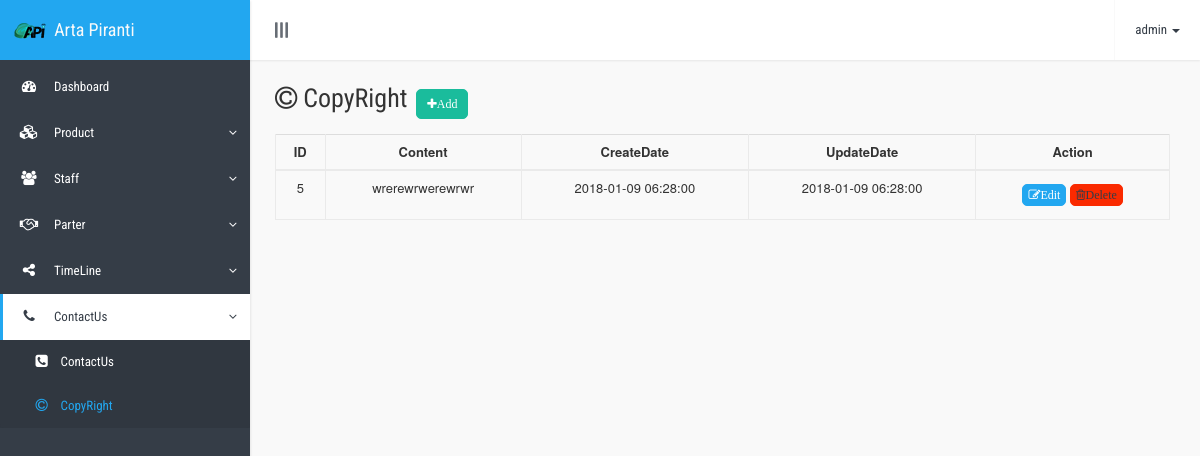
/copyright/ (signed in), run on the app's committed database.
### Artapiranti/models.py (models this page shows)
class Copyright(models.Model):
    content=models.CharField(max_length=256)
    state=models.SmallIntegerField(default=1)
    update_time = models.DateTimeField(auto_now=True)
    create_time = models.DateTimeField(auto_now_add=True)

### Artapiranti/views.py (the view, shortened to what this page needs)
# urls.py: path('copyright/', Copyright.as_view(),name='copyright'),
class Copyright(MyLoginRequiredMixin,View):
    def get(self,request):
        data = request.GET
        action=data.get("action",None)
        if action=="del":
            id=data.get("id",None)
            models.Copyright.objects.filter(id=id).update(state=0,update_time=datetime.datetime.now())
        copyright_objs=models.Copyright.objects.filter(state=1)
        return render(request, 'backend/copyright.html', {'copyrightobjs': copyright_objs})

### templates/backend/copyright.html (shortened to what this page needs)
{% extends 'backend/base.html' %}
{% block content %}
    <div>
        <div class="page-title">
            <span class="title"><span class="icon fa fa-copyright "></span>&nbsp;CopyRight&nbsp;</span>
            <span class="btn btn-primary btn-sm btn-success  show-modal " title="添加版权信息" style="border-radius: 5px"><span class="fa fa-plus" style="font-weight: 400">Add</span></span>
        </div>
        <table class="table table-bordered">
            <thead>
            <tr>
                <th class="text-center">ID</th>
                <th class="text-center">Content</th>
                <th class="text-center">CreateDate</th>
                <th class="text-center">UpdateDate</th>
                <th class="text-center">Action</th>
            </tr>
            </thead>
            <tbody>
            {% for obj in copyrightobjs %}
            <tr>
                <td content="id">{{ obj.id}}</td>
                <td content="content">{{ obj.content}}</td>
                <td content="">{{ obj.create_time|date:"Y-m-d H:i:s"}}</td>
                <td content="">{{ obj.update_time|date:"Y-m-d H:i:s"}}</td>
                <td class="text-center">
                    <span class="btn btn-primary btn-xs btn-info  show-modal" title="修改产品信息" style="border-radius: 5px"><span class="fa fa-pencil-square-o">Edit</span></span>
                    <span class="btn btn-primary btn-xs btn-danger " title="删除" style="border-radius: 5px"><a class="fa fa-trash-o" href="{% url 'copyright'%}?action=del&id={{ obj.id }}">Delete</a></span>
                </td>
            </tr>
            {% endfor %}
            </tbody>
        </table>
    </div>
{% endblock %}

### templates/backend/base.html (shortened to what this page needs)
<!DOCTYPE html>
<html>
<head>
    <link rel="stylesheet" type="text/css" href="/static/css/bootstrap.min.css">
    <link rel="stylesheet" type="text/css" href="/static/css/font-awesome.min.css">
    <link rel="stylesheet" type="text/css" href="/static/css/animate.min.css">
    <link rel="stylesheet" type="text/css" href="/static/css/style.css">
    <link rel="stylesheet" type="text/css" href="/static/css/themes/flat-blue.css">
</head>
{% block body %}
<body class="flat-blue">
    <div class="app-container">
        <div class="row content-container">
            <nav class="navbar navbar-default navbar-fixed-top navbar-top">
                <div class="container-fluid">
                    <div class="navbar-header">
                        <button type="button" class="navbar-expand-toggle">
                            <i class="fa fa-bars icon"></i>
                        </button>
                    </div>
                    <ul class="nav navbar-nav navbar-right">
                        <li class="dropdown profile">
                            <a href="#" class="dropdown-toggle" data-toggle="dropdown" role="button" aria-expanded="false">{{ request.user.username }} <span class="caret"></span></a>
                        </li>
                    </ul>
                </div>
            </nav>
            <div class="side-menu sidebar-inverse">
                <nav class="navbar navbar-default" role="navigation">
                    <div class="side-menu-container">
                        <div class="navbar-header">
                            <a class="navbar-brand" target="_blank" href="http://staging.artapiranti.com/">
                                <div class="icon"><img src="/static/img/favicon.ico"/></div>
                                <div class="title">Arta Piranti</div>
                            </a>
                        </div>
                        <ul class="nav navbar-nav">
                            <li>
                                <a href="{% url 'admin'%}">
                                    <span class="icon fa fa-tachometer"></span><span class="title">Dashboard</span>
                                </a>
                            </li>
                            <li class="panel panel-default dropdown">
                                <a data-toggle="collapse" href="#dropdown-element">
                                    <span class="icon fa fa-cubes"></span><span class="title">Product</span>
                                </a>
                            </li>
                            <li class="panel panel-default dropdown">
                                <a data-toggle="collapse" href="#dropdown-table">
                                    <span class="icon fa fa-users"></span><span class="title">Staff</span>
                                </a>
                            </li>
                            <li class="panel panel-default dropdown">
                                <a data-toggle="collapse" href="#dropdown-form">
                                    <span class="icon fa fa-handshake-o"></span><span class="title">Parter</span>
                                </a>
                            </li>
                            <li class="panel panel-default dropdown">
                                <a data-toggle="collapse" href="#component-example">
                                    <span class="icon fa fa-share-alt"></span><span class="title">TimeLine</span>
                                </a>
                            </li>
                            <li class="panel panel-default dropdown">
                                <a data-toggle="collapse" href="#dropdown-example">
                                    <span class="icon fa fa-phone"></span><span class="title">ContactUs</span>
                                </a>
                                <div id="dropdown-example" class="panel-collapse collapse">
                                    <div class="panel-body">
                                        <ul class="nav navbar-nav">
                                            <li><a href="{% url 'contactus'%}"><span class="icon fa fa-phone-square"></span>ContactUs</a>
                                            </li>
                                            <li><a href="{% url 'copyright'%}"><span class="icon fa fa-copyright"></span>CopyRight</a>
                                            </li>
                                        </ul>
                                    </div>
                                </div>
                            </li>
                        </ul>
                    </div>
                </nav>
            </div>
            <div class="container-fluid">
                <div class="side-body">
    {% block content %}
    {% endblock %}
        </div>
    </div>
</div>
</div>
</body>
{% endblock %}
</html>

### static/css/style.css (style rules this page uses)
html { height: 100%; }
body { padding-top: 0px; height: 100%; position: relative; font-size: 13px; }
* { outline: none; }
a { text-decoration: none; }
.navbar { z-index: 10001; padding-left: 60px; -webkit-transition: all 0.25s; transition: all 0.25s; }
.navbar > .container, .navbar > .container-fluid { z-index: 10001; }
.navbar > .container .navbar-expand-toggle, .navbar > .container-fluid .navbar-expand-toggle { width: 60px; height: 60px; background-color: transparent; border: 0px; float: left; -moz-transition: all 0.25s linear; -webkit-transition: all 0.25s linear; transition: all 0.25s linear; opacity: 0.75; }
.navbar > .container .navbar-expand-toggle .icon, .navbar > .container-fluid .navbar-expand-toggle .icon { font-size: 1.4em; }
.navbar .navbar-nav > li > a { font-family: 'Roboto Condensed', sans-serif; height: 60px; line-height: 60px; padding: 0px 20px 0px 20px; }
.app-container { min-height: 100%; position: relative; padding-bottom: 30px; }
.app-container .content-container { margin-right: 0; margin-left: 0; }
.app-container .content-container .side-menu { overflow-y: auto; z-index: 100000; position: fixed; width: 60px; height: 100%; -webkit-transition: all 0.25s; transition: all 0.25s; }
.app-container .content-container .side-menu .navbar-header { width: 100%; border-bottom: 0px solid #e7e7e7; }
.app-container .content-container .side-menu .navbar-header .navbar-brand { width: 455px; line-height: 60px; height: 60px; padding: 0; width: 100%; overflow: hidden; font-family: 'Roboto Condensed', sans-serif; }
.app-container .content-container .side-menu .navbar-header .navbar-brand .icon { width: 60px; text-align: center; display: inline-block; }
.app-container .content-container .side-menu .navbar-header .navbar-brand .title { margin-left: -10px; display: none; }
.app-container .content-container .side-menu .navbar { border: none; padding-left: 0px; }
.app-container .content-container .side-menu .navbar-nav li { display: block; width: 100%; overflow: hidden; }
.app-container .content-container .side-menu .navbar-nav li a { font-family: 'Roboto Condensed', sans-serif; padding: 0 10px 0 10px; height: 46px; line-height: 46px; display: block; white-space: nowrap; }
.app-container .content-container .side-menu .navbar-nav li a .icon { margin-left: 0px; width: 38px; text-align: center; font-size: 1.1em; display: inline-block; }
.app-container .content-container .side-menu .navbar-nav li a .title { width: 0px; white-space: nowrap; padding-left: 6px; display: none; }
.app-container .content-container .side-menu .navbar-nav li.dropdown { border: 0; margin-bottom: 0; border-radius: 0; box-shadow: none; }
.app-container .content-container .side-menu .navbar-nav li.dropdown ul li a { height: 44px; line-height: 44px; vertical-align: middle; padding: 0em 1.2em; }
.app-container .content-container .side-menu .navbar-nav li.dropdown > a:after { content: ""; position: absolute; right: 1em; }
.app-container .content-container .side-menu .navbar-nav .panel-collapse.in { display: none; }
.app-container .content-container .side-body { padding-top: 70px; }
.app-container.expanded .content-container .navbar-top { padding-left: 250px; }
.app-container.expanded .content-container .side-menu { width: 250px; }
.app-container.expanded .content-container .side-menu .navbar-header .navbar-brand .title { display: inline-block; }
.app-container.expanded .content-container .side-menu .navbar-nav li a .title { display: inline-block; }
.app-container.expanded .content-container .side-menu .navbar-nav li .panel-collapse.in { display: block; }
.app-container.expanded .content-container .side-menu .navbar-nav li.dropdown > a:after { font-family: FontAwesome; content: "\f107"; position: absolute; right: 1em; }
.container-fluid > .navbar-collapse, .container-fluid > .navbar-header, .container > .navbar-collapse, .container > .navbar-header { margin-left: -15px; margin-right: -15px; }
.page-title { font-family: 'Roboto Condensed', sans-serif; margin-left: -10px; margin-right: -10px; padding: 10px 10px; margin-bottom: 0px; height: auto; }
.page-title .title { font-size: 2em; }
.app-container .side-body { margin-left: 75px; margin-right: 15px; -webkit-transition: all 0.25s; transition: all 0.25s; }
.app-container.expanded .side-body { margin-left: 260px; }
.panel { border-radius: 1px; }
.btn { margin-top: 5px; margin-bottom: 5px; border-radius: 1px; border-width: 1px; font-family: 'Roboto Condensed', sans-serif; }

### data on the page
Copyright: id "5", content "wrerewrwerewrwr", create_time "2018-01-09 06:28:00", update_time "2018-01-09 06:28:00"

### other printed values
{{ request.user.username }} "admin"
